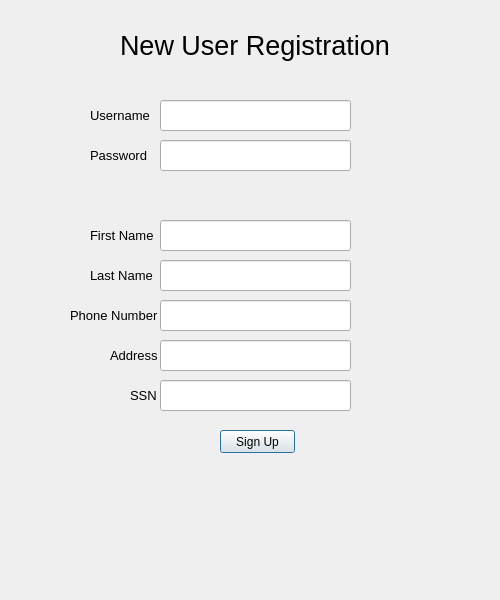
<?xml version="1.0" encoding="UTF-8"?>
<ui version="4.0">
 <class>Dialog</class>
 <widget class="QDialog" name="Dialog">
  <property name="geometry">
   <rect>
    <x>0</x>
    <y>0</y>
    <width>500</width>
    <height>600</height>
   </rect>
  </property>
  <property name="windowTitle">
   <string>Dialog</string>
  </property>
  <widget class="QLabel" name="label">
   <property name="geometry">
    <rect>
     <x>120</x>
     <y>30</y>
     <width>271</width>
     <height>31</height>
    </rect>
   </property>
   <property name="font">
    <font>
     <pointsize>20</pointsize>
    </font>
   </property>
   <property name="text">
    <string>New User Registration</string>
   </property>
  </widget>
  <widget class="QLineEdit" name="new_username">
   <property name="geometry">
    <rect>
     <x>160</x>
     <y>100</y>
     <width>191</width>
     <height>31</height>
    </rect>
   </property>
  </widget>
  <widget class="QLineEdit" name="new_password">
   <property name="geometry">
    <rect>
     <x>160</x>
     <y>140</y>
     <width>191</width>
     <height>31</height>
    </rect>
   </property>
  </widget>
  <widget class="QLineEdit" name="new_first_name">
   <property name="geometry">
    <rect>
     <x>160</x>
     <y>220</y>
     <width>191</width>
     <height>31</height>
    </rect>
   </property>
  </widget>
  <widget class="QLineEdit" name="new_last_name">
   <property name="geometry">
    <rect>
     <x>160</x>
     <y>260</y>
     <width>191</width>
     <height>31</height>
    </rect>
   </property>
  </widget>
  <widget class="QLineEdit" name="new_phone">
   <property name="geometry">
    <rect>
     <x>160</x>
     <y>300</y>
     <width>191</width>
     <height>31</height>
    </rect>
   </property>
  </widget>
  <widget class="QLineEdit" name="new_addr">
   <property name="geometry">
    <rect>
     <x>160</x>
     <y>340</y>
     <width>191</width>
     <height>31</height>
    </rect>
   </property>
  </widget>
  <widget class="QLineEdit" name="new_SSN">
   <property name="geometry">
    <rect>
     <x>160</x>
     <y>380</y>
     <width>191</width>
     <height>31</height>
    </rect>
   </property>
  </widget>
  <widget class="QLabel" name="label_2">
   <property name="geometry">
    <rect>
     <x>90</x>
     <y>100</y>
     <width>71</width>
     <height>31</height>
    </rect>
   </property>
   <property name="font">
    <font>
     <pointsize>10</pointsize>
    </font>
   </property>
   <property name="text">
    <string>Username</string>
   </property>
  </widget>
  <widget class="QLabel" name="label_3">
   <property name="geometry">
    <rect>
     <x>90</x>
     <y>140</y>
     <width>71</width>
     <height>31</height>
    </rect>
   </property>
   <property name="font">
    <font>
     <pointsize>10</pointsize>
    </font>
   </property>
   <property name="text">
    <string>Password</string>
   </property>
  </widget>
  <widget class="QLabel" name="label_4">
   <property name="geometry">
    <rect>
     <x>90</x>
     <y>220</y>
     <width>71</width>
     <height>31</height>
    </rect>
   </property>
   <property name="font">
    <font>
     <pointsize>10</pointsize>
    </font>
   </property>
   <property name="text">
    <string>First Name</string>
   </property>
  </widget>
  <widget class="QLabel" name="label_5">
   <property name="geometry">
    <rect>
     <x>90</x>
     <y>260</y>
     <width>71</width>
     <height>31</height>
    </rect>
   </property>
   <property name="font">
    <font>
     <pointsize>10</pointsize>
    </font>
   </property>
   <property name="text">
    <string>Last Name</string>
   </property>
  </widget>
  <widget class="QLabel" name="label_6">
   <property name="geometry">
    <rect>
     <x>70</x>
     <y>300</y>
     <width>91</width>
     <height>31</height>
    </rect>
   </property>
   <property name="font">
    <font>
     <pointsize>10</pointsize>
    </font>
   </property>
   <property name="text">
    <string>Phone Number</string>
   </property>
  </widget>
  <widget class="QLabel" name="label_7">
   <property name="geometry">
    <rect>
     <x>110</x>
     <y>340</y>
     <width>51</width>
     <height>31</height>
    </rect>
   </property>
   <property name="font">
    <font>
     <pointsize>10</pointsize>
    </font>
   </property>
   <property name="text">
    <string>Address</string>
   </property>
  </widget>
  <widget class="QLabel" name="label_8">
   <property name="geometry">
    <rect>
     <x>130</x>
     <y>380</y>
     <width>31</width>
     <height>31</height>
    </rect>
   </property>
   <property name="font">
    <font>
     <pointsize>10</pointsize>
    </font>
   </property>
   <property name="text">
    <string>SSN</string>
   </property>
  </widget>
  <widget class="QPushButton" name="signup_button">
   <property name="geometry">
    <rect>
     <x>220</x>
     <y>430</y>
     <width>75</width>
     <height>23</height>
    </rect>
   </property>
   <property name="text">
    <string>Sign Up</string>
   </property>
  </widget>
 </widget>
 <resources/>
 <connections/>
</ui>
